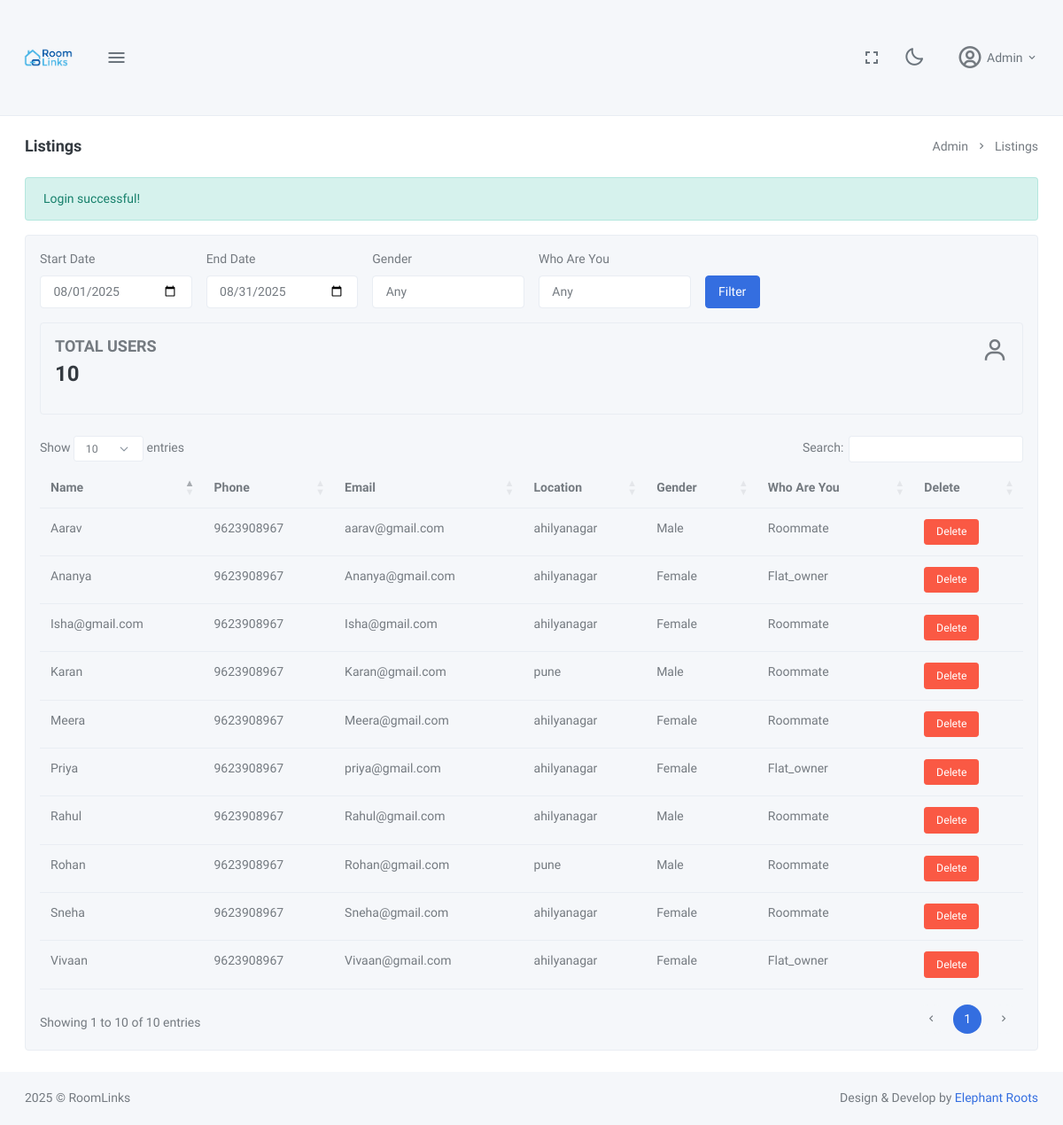
The app's page /admin/users (signed in) with its own data.
### tables this page shows
CREATE TABLE `profile` (
  `id` int(11) NOT NULL,
  `name` varchar(100) NOT NULL,
  `phone` varchar(20) DEFAULT NULL,
  `who_are_you` varchar(100) DEFAULT NULL,
  `gender` enum('male','female','other') DEFAULT NULL,
  `location` varchar(255) DEFAULT NULL,
  `avatar_id` int(11) DEFAULT NULL,
  `uploaded_picture` varchar(255) DEFAULT NULL,
  `vibes` varchar(255) DEFAULT NULL,
  `created_at` timestamp NOT NULL DEFAULT current_timestamp(),
  `updated_at` timestamp NOT NULL DEFAULT current_timestamp() ON UPDATE current_timestamp()
);

CREATE TABLE `user` (
  `id` int(11) NOT NULL,
  `name` varchar(255) NOT NULL,
  `email` varchar(255) NOT NULL,
  `password` varchar(255) NOT NULL,
  `phone` varchar(15) DEFAULT NULL,
  `role` varchar(50) NOT NULL,
  `created_at` timestamp NOT NULL DEFAULT current_timestamp(),
  `updated_at` timestamp NOT NULL DEFAULT current_timestamp() ON UPDATE current_timestamp()
);

CREATE TABLE `locations` (
  `id` int(11) NOT NULL,
  `location` varchar(255) NOT NULL,
  `created_at` timestamp NOT NULL DEFAULT current_timestamp(),
  `updated_at` timestamp NOT NULL DEFAULT current_timestamp() ON UPDATE current_timestamp()
);

### controllers/AdminController.php (called while the page is built, shortened)
<?php
class AdminController
{
    public function showUsers()
    {
        require_once __DIR__ . '/../models/AdminModel.php';
        $start_date = $_GET['start_date'] ?? date('Y-m-01');
        $end_date = $_GET['end_date'] ?? date('Y-m-t');
        $filters = [
            'gender' => $_GET['gender'] ?? 'any',
            'who_are_you' => $_GET['who_are_you'] ?? 'any',
            'start_date' => $start_date,
            'end_date' => $end_date,
        ];
        $users = AdminModel::getUsersWithProfileAndLocation($filters);
        include __DIR__ . '/../views/admin/users.php';
    }
}

### index.php (called while the page is built)
<?php
require_once __DIR__ . '/routes/web.php';
?>

### models/AdminModel.php (called while the page is built, shortened)
<?php
class AdminModel {
    public static function getUsersWithProfileAndLocation($filters = []) {
        $pdo = getPDO();
        $where = [];
        $params = [];
        if (!empty($filters['start_date'])) {
            $where[] = 'DATE(p.created_at) >= ?';
            $params[] = $filters['start_date'];
        }
        if (!empty($filters['end_date'])) {
            $where[] = 'DATE(p.created_at) <= ?';
            $params[] = $filters['end_date'];
        }
        $whereSql = $where ? ('WHERE ' . implode(' AND ', $where)) : '';
        $sql = "SELECT p.id, p.name, p.phone, u.email, p.gender, p.who_are_you, l.location as location_name FROM profile p "
            . "LEFT JOIN user u ON p.id = u.id "
            . "LEFT JOIN locations l ON p.location = l.id "
            . $whereSql . " ORDER BY p.created_at DESC";
        $stmt = $pdo->prepare($sql);
        $stmt->execute($params);
        return $stmt->fetchAll(PDO::FETCH_ASSOC);
    }
}

### views/admin/users.php (the view, shortened to what this page needs)
<!DOCTYPE html>
<html lang="en" data-bs-theme="light" data-menu-color="dark" data-topbar-color="light">
<head>
    <link href="<?php echo APP_URL; ?>/admin-asset/libs/morris.js/morris.css" rel="stylesheet" type="text/css" />
    <link href="<?php echo APP_URL; ?>/admin-asset/libs/datatables.net-bs5/css/dataTables.bootstrap5.min.css"
        rel="stylesheet" type="text/css" />
    <link href="<?php echo APP_URL; ?>/admin-asset/libs/datatables.net-responsive-bs5/css/responsive.bootstrap5.min.css"
        rel="stylesheet" type="text/css" />
    <link href="<?php echo APP_URL; ?>/admin-asset/libs/datatables.net-buttons-bs5/css/buttons.bootstrap5.min.css"
        rel="stylesheet" type="text/css" />
    <link href="<?php echo APP_URL; ?>/admin-asset/libs/datatables.net-select-bs5/css/select.bootstrap5.min.css"
        rel="stylesheet" type="text/css" />
    <link href="<?php echo APP_URL; ?>/admin-asset/css/style.min.css" rel="stylesheet" type="text/css">
    <link href="<?php echo APP_URL; ?>/admin-asset/css/icons.min.css" rel="stylesheet" type="text/css">
</head>
<body>
    <div class="layout-wrapper">
        <div class="page-content">
            <?php include __DIR__ . '/../partials/topbar.php'; ?>
            <div class="px-3">
                <div class="container-fluid">
                    <div class="py-3 py-lg-4">
                        <div class="row">
                            <div class="col-lg-6 d-flex">
                                <h4 class="page-title mb-0">Listings</h4>
                            </div>
                            <div class="col-lg-6">
                                <div class="d-none d-lg-block">
                                    <ol class="breadcrumb m-0 float-end">
                                        <li class="breadcrumb-item"><a
                                                href="<?php echo APP_URL; ?>/admin/dashboard">Admin</a></li>
                                        <li class="breadcrumb-item active">Listings</li>
                                    </ol>
                                </div>
                            </div>
                        </div>
                    </div>
                    <?php if (isset($_SESSION['success'])): ?>
                        <div class="alert alert-success"><?php echo $_SESSION['success'];
                        unset($_SESSION['success']); ?>
                        </div>
                    <?php endif; ?>
                    <div class="row">
                        <div class="col-12">
                            <div class="card">
                                <div class="card-body">
                                    <form method="GET" id="filterForm" class="row g-3 mb-3">
                                        <div class="col-md-2 filter-start_date">
                                            <label for="start_date" class="form-label">Start Date</label>
                                            <input type="date" class="form-control" id="start_date" name="start_date"
                                                value="<?= htmlspecialchars($_GET['start_date'] ?? date('Y-m-01')) ?>">
                                        </div>
                                        <div class="col-md-2 filter-end_date">
                                            <label for="end_date" class="form-label">End Date</label>
                                            <input type="date" class="form-control" id="end_date" name="end_date"
                                                value="<?= htmlspecialchars($_GET['end_date'] ?? date('Y-m-t')) ?>">
                                        </div>
                                        <div class="col-md-2">
                                            <label for="gender" class="form-label">Gender</label>
                                            <select class="form-control" id="gender" name="gender">
                                                <option value="any" <?= (!isset($_GET['gender']) || $_GET['gender'] == 'any') ? 'selected' : '' ?>>Any</option>
                                            </select>
                                        </div>
                                        <div class="col-md-2">
                                            <label for="who_are_you" class="form-label">Who Are You</label>
                                            <select class="form-control" id="who_are_you" name="who_are_you">
                                                <option value="any" <?= (!isset($_GET['who_are_you']) || $_GET['who_are_you'] == 'any') ? 'selected' : '' ?>>Any</option>
                                            </select>
                                        </div>
                                        <div class="col-md-2 d-flex align-items-end">
                                            <button type="submit" class="btn btn-primary">Filter</button>
                                        </div>
                                    </form>
                                    <div class="row">
                                        <div class="col-xl-12 col-md-12">
                                            <div class="card">
                                                <div class="card-body">
                                                    <i class="bx bx-user float-end m-0 h2 text-muted"></i>
                                                    <h4 class="text-muted text-uppercase mt-0">Total Users</h4>
                                                    <h3 class="mb-3" data-plugin="counterup">
                                                        <?= isset($users) ? count($users) : 0 ?>
                                                    </h3>
                                                </div>
                                            </div>
                                        </div>
                                    </div>
                                    <table id="row-callback-datatable" class="table dt-responsive nowrap w-100 mt-4">
                                        <thead>
                                            <tr>
                                                <th>Name</th>
                                                <th>Phone</th>
                                                <th>Email</th>
                                                <th>Location</th>
                                                <th>Gender</th>
                                                <th>Who Are You</th>
                                                <th>Delete</th>
                                            </tr>
                                        </thead>
                                        <tbody>
                                            <?php if (isset($users) && count($users) > 0): ?>
                                                <?php foreach ($users as $user): ?>
                                                    <tr>
                                                        <td><?= htmlspecialchars($user['name'] ?? '') ?></td>
                                                        <td><?= htmlspecialchars($user['phone'] ?? '') ?></td>
                                                        <td><?= htmlspecialchars($user['email'] ?? '') ?></td>
                                                        <td><?= htmlspecialchars($user['location_name'] ?? '') ?></td>
                                                        <td><?= htmlspecialchars(ucfirst($user['gender'] ?? '')) ?></td>
                                                        <td><?= htmlspecialchars(ucfirst($user['who_are_you'] ?? '')) ?></td>
                                                        <td>
                                                            <form method="POST" action="<?= APP_URL; ?>/admin/delete" onsubmit="return confirm('Are you sure you want to delete this user?');" style="display:inline;">
                                                                <button type="submit" class="btn btn-danger btn-sm">Delete</button>
                                                            </form>
                                                        </td>
                                                    </tr>
                                                <?php endforeach; ?>
                                            <?php endif; ?>
                                        </tbody>
                                    </table>
                                </div>
                            </div>
                        </div>
                    </div>
                </div>
            </div>
            <?php include __DIR__ . '/../partials/admin_footer.php'; ?>
        </div>
    </div>
</body>
</html>

### records on screen
profile: name "Meera", phone "9623908967", id.email "Meera@gmail.com", locations.location "ahilyanagar", gender "Female", who_are_you "Roommate"
profile: name "Karan", phone "9623908967", id.email "Karan@gmail.com", locations.location "pune", gender "Male", who_are_you "Roommate"
profile: name "Isha@gmail.com", phone "9623908967", id.email "Isha@gmail.com", locations.location "ahilyanagar", gender "Female", who_are_you "Roommate"
profile: name "Rohan", phone "9623908967", id.email "Rohan@gmail.com", locations.location "pune", gender "Male", who_are_you "Roommate"
profile: name "Ananya", phone "9623908967", id.email "Ananya@gmail.com", locations.location "ahilyanagar", gender "Female", who_are_you "Flat_owner"
profile: name "Vivaan", phone "9623908967", id.email "Vivaan@gmail.com", locations.location "ahilyanagar", gender "Female", who_are_you "Flat_owner"
profile: name "Sneha", phone "9623908967", id.email "Sneha@gmail.com", locations.location "ahilyanagar", gender "Female", who_are_you "Roommate"
profile: name "Rahul", phone "9623908967", id.email "Rahul@gmail.com", locations.location "ahilyanagar", gender "Male", who_are_you "Roommate"
profile: name "Priya", phone "9623908967", id.email "priya@gmail.com", locations.location "ahilyanagar", gender "Female", who_are_you "Flat_owner"
profile: name "Aarav", phone "9623908967", id.email "aarav@gmail.com", locations.location "ahilyanagar", gender "Male", who_are_you "Roommate"

### other values on screen
$_SESSION['user_name'] "Admin"
$_SESSION['success'] "Login successful!"
count($users) "10"
